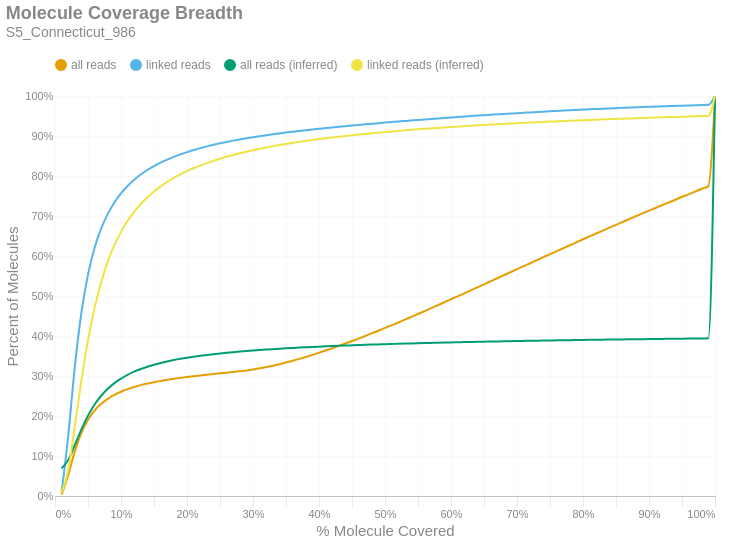

Here is the notebook cell this chart was saved with:
### Markdown cell above
### Molecule Read Coverage
This chart shows molecule coverage breadth as computed by the number of bases aligned to that molecule. In other words, "*how much of each unique long molecule is actually sequenced/aligned?*" Keep in mind there is a distinction between sequences and alignments, since some sequences belonging to a particular molecule may not align well and wouldn't appear in the alignment data. This chart also shows molecule coverage breadth as computed by the *inferred fragment* from which the aligned sequences originate. Unlike read coverage, this calculation takes into account the total insert size, including unsequenced gaps between the forward and reverse reads. Like the previous figures, these are cumulative percents.

### Code cell
if SKIPLR:
    print_html(f"Skipped")
else:
    binned_df = consolidated_hist(valids['coverage_bp'], mask, 0.01, True)
    binned_df_inf = consolidated_hist(valids['coverage_inserts'], mask, 0.01, True)
    binned_df = binned_df.with_columns(pl.lit(binned_df_inf['all reads (cumsum)']).alias('all reads (inferred)'))
    binned_df = binned_df.with_columns(pl.lit(binned_df_inf['linked reads (cumsum)']).alias('linked reads (inferred)'))
    binned_df = binned_df.with_columns(
        (pl.col('bin').cast(pl.Float64) + 0.01).alias('right_edge')
    )

    with SafeRender(binned_df):
        (
            density_plot(binned_df, 'Molecule Coverage Breadth', samplename, 'molcov', ['all reads (inferred)','linked reads (inferred)'])
            .encode(
                #x=alt.X('bin:Q', title="% Molecule Covered").axis(format = '%').scale(padding=0),
                x=alt.X('right_edge:Q', title="% Molecule Covered").axis(format='%').scale(padding=0),
                y=alt.Y('value:Q', title='Percent of Molecules')
                    .axis(format='%')
                    .stack(False)
                    .scale(domainMin=0, padding=0),
                color=alt.Color("key:N").scale(domain = ["all reads", "linked reads", "all reads (inferred)", "linked reads (inferred)"]),
                tooltip = [
                    alt.Tooltip("key:N", title = "Data Type"),
                    alt.Tooltip("range_label:N", title="% Molecule Covered"),
                    alt.Tooltip("value:Q", format = ".2%", title="% Molecules")
                ]
            )
        ).display()

### Figure 1 — Vega-Lite specification as saved in the notebook (floating-point values rounded to 4 significant figures)
{"width": "container", "height": 400, "config": {"title": {"anchor": "start", "dy": -15, "fontSize": 18, "color": "#888888", "subtitleColor": "#888888", "subtitleFontSize": 14}, "arc": {"fill": "#0072B2"}, "axis": {"domainColor": "#888888", "domainWidth": 0.5, "gridWidth": 0.2, "grid": false, "titleFontWeight": 400, "titleFontSize": 15, "labelFontSize": 11, "labelColor": "#888888", "tickColor": "#888888", "tickWidth": 0.2, "titleColor": "#888888"}, "axisBand": {"grid": false}, "axisX": {"grid": true, "tickSize": 10, "domainCap": "round"}, "axisY": {"domain": false, "grid": true, "tickSize": 0, "domainCap": "round"}, "background": "transparent", "header": {"labelFontSize": 15, "labelColor": "#888888", "titleFontSize": 15, "titleFontWeight": 600, "titleColor": "#888888"}, "legend": {"labelFont": "sans-serif", "labelFontSize": 12, "labelColor": "#888888", "symbolSize": 100, "symbolType": "circle", "titleFontSize": 12, "titlePadding": 10, "titleColor": "#888888", "title": null, "orient": "top"}, "range": {"category": ["#E69F00", "#56B4E9", "#009E73", "#F0E442", "#0072B2", "#D55E00", "#CC79A7", "#000000"], "diverging": ["#cfe8f3", "#a2d4ec", "#73bfe2", "#46abdb", "#1696d2", "#12719e"]}, "area": {"fill": "#0072B2", "fillOpacity": 0.7, "line": true, "strokeOpacity": 0.7}, "line": {"color": "#0072B2", "stroke": "#0072B2", "strokeWidth": 2}, "trail": {"color": "#0072B2", "stroke": "#0072B2", "strokeWidth": 0, "size": 1}, "point": {"filled": true, "fillOpacity": 1.0, "size": 95}, "text": {"color": "#888888", "fontSize": 11, "align": "right", "fontWeight": 400, "size": 11}, "bar": {"fill": "#0072B2", "stroke": null}, "view": {"stroke": null, "continuousWidth": 660, "continuousHeight": 400}}, "data": {"name": "data-cbc531e9944ed2c96788bb818bc5a095"}, "mark": {"type": "line", "interpolate": "monotone", "point": {"opacity": 0, "size": 275}}, "encoding": {"color": {"field": "key", "scale": {"domain": ["all reads", "linked reads", "all reads (inferred)", "linked reads (inferred)"]}, "type": "nominal"}, "tooltip": [{"field": "key", "title": "Data Type", "type": "nominal"}, {"field": "range_label", "title": "% Molecule Covered", "type": "nominal"}, {"field": "value", "format": ".2%", "title": "% Molecules", "type": "quantitative"}], "x": {"axis": {"format": "%"}, "field": "right_edge", "scale": {"padding": 0}, "title": "% Molecule Covered", "type": "quantitative"}, "y": {"axis": {"format": "%"}, "field": "value", "scale": {"domainMin": 0, "padding": 0}, "stack": false, "title": "Percent of Molecules", "type": "quantitative"}}, "params": [{"name": "param_c36ac31b6afebe62", "select": {"type": "point", "fields": ["key"]}, "bind": "legend"}], "title": {"text": "Molecule Coverage Breadth", "subtitle": "S5_Connecticut_986"}, "transform": [{"fold": ["all reads (cumsum)", "linked reads (cumsum)", "all reads (inferred)", "linked reads (inferred)"]}, {"calculate": "replace(datum.key, ' (cumsum)', '')", "as": "key"}, {"filter": {"param": "param_c36ac31b6afebe62"}}], "usermeta": {"embedOptions": {"downloadFileName": "S5_Connecticut_986.molcov"}}, "$schema": "https://vega.github.io/schema/vega-lite/v6.1.0.json", "datasets": {"data-cbc531e9944ed2c96788bb818bc5a095": [{"bin": "0.0", "interval": "0.0-0.01", "all reads": 0.00362, "linked reads": 0.009526, "all reads (cumsum)": 0.00362, "linked reads (cumsum)": 0.009526, "range_label": "0.0-0.01", "all reads (inferred)": 0.06962, "linked reads (inferred)": 0.008177, "right_edge": 0.01}, {"bin": "0.01", "interval": "0.01-0.02", "all reads": 0.04858, "linked reads": 0.1402, "all reads (cumsum)": 0.0522, "linked reads (cumsum)": 0.1498, "range_label": "0.01-0.02", "all reads (inferred)": 0.08968, "linked reads (inferred)": 0.06468, "right_edge": 0.02}, {"bin": "0.02", "interval": "0.02-0.03", "all reads": 0.05939, "linked reads": 0.1732, "all reads (cumsum)": 0.1116, "linked reads (cumsum)": 0.3229, "range_label": "0.02-0.03", "all reads (inferred)": 0.1275, "linked reads (inferred)": 0.1744, "right_edge": 0.03}, {"bin": "0.03", "interval": "0.03-0.04", "all reads": 0.04636, "linked reads": 0.1352, "all reads (cumsum)": 0.158, "linked reads (cumsum)": 0.4582, "range_label": "0.03-0.04", "all reads (inferred)": 0.1667, "linked reads (inferred)": 0.289, "right_edge": 0.04}, {"bin": "0.04", "interval": "0.04-0.05", "all reads": 0.03271, "linked reads": 0.09533, "all reads (cumsum)": 0.1907, "linked reads (cumsum)": 0.5535, "range_label": "0.04-0.05", "all reads (inferred)": 0.201, "linked reads (inferred)": 0.3894, "right_edge": 0.05}, {"bin": "0.05", "interval": "0.05-0.06", "all reads": 0.02312, "linked reads": 0.06721, "all reads (cumsum)": 0.2138, "linked reads (cumsum)": 0.6207, "range_label": "0.05-0.06", "all reads (inferred)": 0.2287, "linked reads (inferred)": 0.4704, "right_edge": 0.06}, {"bin": "0.06", "interval": "0.06-0.07", "all reads": 0.01663, "linked reads": 0.04829, "all reads (cumsum)": 0.2304, "linked reads (cumsum)": 0.669, "range_label": "0.06-0.07", "all reads (inferred)": 0.2507, "linked reads (inferred)": 0.5347, "right_edge": 0.07}, {"bin": "0.07", "interval": "0.07-0.08", "all reads": 0.01256, "linked reads": 0.03637, "all reads (cumsum)": 0.243, "linked reads (cumsum)": 0.7054, "range_label": "0.07-0.08", "all reads (inferred)": 0.2681, "linked reads (inferred)": 0.5858, "right_edge": 0.08}, {"bin": "0.08", "interval": "0.08-0.09", "all reads": 0.009799, "linked reads": 0.02835, "all reads (cumsum)": 0.2528, "linked reads (cumsum)": 0.7337, "range_label": "0.08-0.09", "all reads (inferred)": 0.2822, "linked reads (inferred)": 0.6272, "right_edge": 0.09}, {"bin": "0.09", "interval": "0.09-0.1", "all reads": 0.007932, "linked reads": 0.02283, "all reads (cumsum)": 0.2607, "linked reads (cumsum)": 0.7565, "range_label": "0.09-0.1", "all reads (inferred)": 0.2936, "linked reads (inferred)": 0.6603, "right_edge": 0.1}, {"bin": "0.1", "interval": "0.1-0.11", "all reads": 0.006488, "linked reads": 0.01859, "all reads (cumsum)": 0.2672, "linked reads (cumsum)": 0.7751, "range_label": "0.1-0.11", "all reads (inferred)": 0.303, "linked reads (inferred)": 0.6879, "right_edge": 0.11}, {"bin": "0.11", "interval": "0.11-0.12", "all reads": 0.005367, "linked reads": 0.01534, "all reads (cumsum)": 0.2726, "linked reads (cumsum)": 0.7905, "range_label": "0.11-0.12", "all reads (inferred)": 0.3108, "linked reads (inferred)": 0.7107, "right_edge": 0.12}, {"bin": "0.12", "interval": "0.12-0.13", "all reads": 0.004621, "linked reads": 0.01321, "all reads (cumsum)": 0.2772, "linked reads (cumsum)": 0.8037, "range_label": "0.12-0.13", "all reads (inferred)": 0.3175, "linked reads (inferred)": 0.73, "right_edge": 0.13}, {"bin": "0.13", "interval": "0.13-0.14", "all reads": 0.003987, "linked reads": 0.01132, "all reads (cumsum)": 0.2812, "linked reads (cumsum)": 0.815, "range_label": "0.13-0.14", "all reads (inferred)": 0.3232, "linked reads (inferred)": 0.7467, "right_edge": 0.14}, {"bin": "0.14", "interval": "0.14-0.15", "all reads": 0.003435, "linked reads": 0.009711, "all reads (cumsum)": 0.2846, "linked reads (cumsum)": 0.8247, "range_label": "0.14-0.15", "all reads (inferred)": 0.3282, "linked reads (inferred)": 0.7613, "right_edge": 0.15}, {"bin": "0.15", "interval": "0.15-0.16", "all reads": 0.003062, "linked reads": 0.008586, "all reads (cumsum)": 0.2877, "linked reads (cumsum)": 0.8333, "range_label": "0.15-0.16", "all reads (inferred)": 0.3326, "linked reads (inferred)": 0.774, "right_edge": 0.16}, {"bin": "0.16", "interval": "0.16-0.17", "all reads": 0.002751, "linked reads": 0.007625, "all reads (cumsum)": 0.2904, "linked reads (cumsum)": 0.8409, "range_label": "0.16-0.17", "all reads (inferred)": 0.3364, "linked reads (inferred)": 0.7852, "right_edge": 0.17}, {"bin": "0.17", "interval": "0.17-0.18", "all reads": 0.002516, "linked reads": 0.006859, "all reads (cumsum)": 0.2929, "linked reads (cumsum)": 0.8478, "range_label": "0.17-0.18", "all reads (inferred)": 0.3398, "linked reads (inferred)": 0.7952, "right_edge": 0.18}, {"bin": "0.18", "interval": "0.18-0.19", "all reads": 0.002367, "linked reads": 0.006282, "all reads (cumsum)": 0.2953, "linked reads (cumsum)": 0.854, "range_label": "0.18-0.19", "all reads (inferred)": 0.3429, "linked reads (inferred)": 0.8041, "right_edge": 0.19}, {"bin": "0.19", "interval": "0.19-0.2", "all reads": 0.002198, "linked reads": 0.005757, "all reads (cumsum)": 0.2975, "linked reads (cumsum)": 0.8598, "range_label": "0.19-0.2", "all reads (inferred)": 0.3457, "linked reads (inferred)": 0.8122, "right_edge": 0.2}, {"bin": "0.2", "interval": "0.2-0.21", "all reads": 0.00202, "linked reads": 0.005132, "all reads (cumsum)": 0.2995, "linked reads (cumsum)": 0.8649, "range_label": "0.2-0.21", "all reads (inferred)": 0.3482, "linked reads (inferred)": 0.8194, "right_edge": 0.21}, {"bin": "0.21", "interval": "0.21-0.22", "all reads": 0.001927, "linked reads": 0.004753, "all reads (cumsum)": 0.3014, "linked reads (cumsum)": 0.8697, "range_label": "0.21-0.22", "all reads (inferred)": 0.3505, "linked reads (inferred)": 0.8261, "right_edge": 0.22}, {"bin": "0.22", "interval": "0.22-0.23", "all reads": 0.001809, "linked reads": 0.004313, "all reads (cumsum)": 0.3033, "linked reads (cumsum)": 0.874, "range_label": "0.22-0.23", "all reads (inferred)": 0.3526, "linked reads (inferred)": 0.8322, "right_edge": 0.23}, {"bin": "0.23", "interval": "0.23-0.24", "all reads": 0.001766, "linked reads": 0.00406, "all reads (cumsum)": 0.305, "linked reads (cumsum)": 0.8781, "range_label": "0.23-0.24", "all reads (inferred)": 0.3546, "linked reads (inferred)": 0.8379, "right_edge": 0.24}, {"bin": "0.24", "interval": "0.24-0.25", "all reads": 0.001722, "linked reads": 0.003754, "all reads (cumsum)": 0.3067, "linked reads (cumsum)": 0.8818, "range_label": "0.24-0.25", "all reads (inferred)": 0.3564, "linked reads (inferred)": 0.8432, "right_edge": 0.25}, {"bin": "0.25", "interval": "0.25-0.26", "all reads": 0.001653, "linked reads": 0.003433, "all reads (cumsum)": 0.3084, "linked reads (cumsum)": 0.8852, "range_label": "0.25-0.26", "all reads (inferred)": 0.3581, "linked reads (inferred)": 0.8481, "right_edge": 0.26}, {"bin": "0.26", "interval": "0.26-0.27", "all reads": 0.001693, "linked reads": 0.003206, "all reads (cumsum)": 0.3101, "linked reads (cumsum)": 0.8885, "range_label": "0.26-0.27", "all reads (inferred)": 0.3596, "linked reads (inferred)": 0.8526, "right_edge": 0.27}, {"bin": "0.27", "interval": "0.27-0.28", "all reads": 0.001783, "linked reads": 0.003032, "all reads (cumsum)": 0.3119, "linked reads (cumsum)": 0.8915, "range_label": "0.27-0.28", "all reads (inferred)": 0.3611, "linked reads (inferred)": 0.8569, "right_edge": 0.28}, {"bin": "0.28", "interval": "0.28-0.29", "all reads": 0.00207, "linked reads": 0.002899, "all reads (cumsum)": 0.3139, "linked reads (cumsum)": 0.8944, "range_label": "0.28-0.29", "all reads (inferred)": 0.3625, "linked reads (inferred)": 0.8608, "right_edge": 0.29}, {"bin": "0.29", "interval": "0.29-0.3", "all reads": 0.002449, "linked reads": 0.002718, "all reads (cumsum)": 0.3164, "linked reads (cumsum)": 0.8971, "range_label": "0.29-0.3", "all reads (inferred)": 0.3637, "linked reads (inferred)": 0.8645, "right_edge": 0.3}, {"bin": "0.3", "interval": "0.3-0.31", "all reads": 0.002764, "linked reads": 0.002515, "all reads (cumsum)": 0.3192, "linked reads (cumsum)": 0.8996, "range_label": "0.3-0.31", "all reads (inferred)": 0.3649, "linked reads (inferred)": 0.8679, "right_edge": 0.31}, {"bin": "0.31", "interval": "0.31-0.32", "all reads": 0.00317, "linked reads": 0.002396, "all reads (cumsum)": 0.3223, "linked reads (cumsum)": 0.902, "range_label": "0.31-0.32", "all reads (inferred)": 0.3661, "linked reads (inferred)": 0.8712, "right_edge": 0.32}, {"bin": "0.32", "interval": "0.32-0.33", "all reads": 0.003499, "linked reads": 0.002319, "all reads (cumsum)": 0.3258, "linked reads (cumsum)": 0.9043, "range_label": "0.32-0.33", "all reads (inferred)": 0.3672, "linked reads (inferred)": 0.8744, "right_edge": 0.33}, {"bin": "0.33", "interval": "0.33-0.34", "all reads": 0.003777, "linked reads": 0.002154, "all reads (cumsum)": 0.3296, "linked reads (cumsum)": 0.9065, "range_label": "0.33-0.34", "all reads (inferred)": 0.3682, "linked reads (inferred)": 0.8774, "right_edge": 0.34}, {"bin": "0.34", "interval": "0.34-0.35", "all reads": 0.004097, "linked reads": 0.00211, "all reads (cumsum)": 0.3337, "linked reads (cumsum)": 0.9086, "range_label": "0.34-0.35", "all reads (inferred)": 0.3692, "linked reads (inferred)": 0.8801, "right_edge": 0.35}, {"bin": "0.35", "interval": "0.35-0.36", "all reads": 0.00438, "linked reads": 0.002073, "all reads (cumsum)": 0.3381, "linked reads (cumsum)": 0.9107, "range_label": "0.35-0.36", "all reads (inferred)": 0.3701, "linked reads (inferred)": 0.8828, "right_edge": 0.36}, {"bin": "0.36", "interval": "0.36-0.37", "all reads": 0.004661, "linked reads": 0.001888, "all reads (cumsum)": 0.3427, "linked reads (cumsum)": 0.9126, "range_label": "0.36-0.37", "all reads (inferred)": 0.371, "linked reads (inferred)": 0.8853, "right_edge": 0.37}, {"bin": "0.37", "interval": "0.37-0.38", "all reads": 0.004964, "linked reads": 0.001898, "all reads (cumsum)": 0.3477, "linked reads (cumsum)": 0.9145, "range_label": "0.37-0.38", "all reads (inferred)": 0.3718, "linked reads (inferred)": 0.8877, "right_edge": 0.38}, {"bin": "0.38", "interval": "0.38-0.39", "all reads": 0.005131, "linked reads": 0.001853, "all reads (cumsum)": 0.3528, "linked reads (cumsum)": 0.9163, "range_label": "0.38-0.39", "all reads (inferred)": 0.3726, "linked reads (inferred)": 0.89, "right_edge": 0.39}, {"bin": "0.39", "interval": "0.39-0.4", "all reads": 0.005396, "linked reads": 0.001755, "all reads (cumsum)": 0.3582, "linked reads (cumsum)": 0.9181, "range_label": "0.39-0.4", "all reads (inferred)": 0.3734, "linked reads (inferred)": 0.8922, "right_edge": 0.4}, {"bin": "0.4", "interval": "0.4-0.41", "all reads": 0.005416, "linked reads": 0.001639, "all reads (cumsum)": 0.3636, "linked reads (cumsum)": 0.9197, "range_label": "0.4-0.41", "all reads (inferred)": 0.3741, "linked reads (inferred)": 0.8943, "right_edge": 0.41}, {"bin": "0.41", "interval": "0.41-0.42", "all reads": 0.00568, "linked reads": 0.001677, "all reads (cumsum)": 0.3693, "linked reads (cumsum)": 0.9214, "range_label": "0.41-0.42", "all reads (inferred)": 0.3748, "linked reads (inferred)": 0.8964, "right_edge": 0.42}, {"bin": "0.42", "interval": "0.42-0.43", "all reads": 0.005893, "linked reads": 0.00165, "all reads (cumsum)": 0.3752, "linked reads (cumsum)": 0.923, "range_label": "0.42-0.43", "all reads (inferred)": 0.3755, "linked reads (inferred)": 0.8983, "right_edge": 0.43}, {"bin": "0.43", "interval": "0.43-0.44", "all reads": 0.005963, "linked reads": 0.001555, "all reads (cumsum)": 0.3812, "linked reads (cumsum)": 0.9246, "range_label": "0.43-0.44", "all reads (inferred)": 0.3761, "linked reads (inferred)": 0.9001, "right_edge": 0.44}, {"bin": "0.44", "interval": "0.44-0.45", "all reads": 0.006184, "linked reads": 0.001532, "all reads (cumsum)": 0.3874, "linked reads (cumsum)": 0.9261, "range_label": "0.44-0.45", "all reads (inferred)": 0.3767, "linked reads (inferred)": 0.9019, "right_edge": 0.45}, {"bin": "0.45", "interval": "0.45-0.46", "all reads": 0.006224, "linked reads": 0.001529, "all reads (cumsum)": 0.3936, "linked reads (cumsum)": 0.9276, "range_label": "0.45-0.46", "all reads (inferred)": 0.3773, "linked reads (inferred)": 0.9036, "right_edge": 0.46}, {"bin": "0.46", "interval": "0.46-0.47", "all reads": 0.006411, "linked reads": 0.001521, "all reads (cumsum)": 0.4, "linked reads (cumsum)": 0.9292, "range_label": "0.46-0.47", "all reads (inferred)": 0.3779, "linked reads (inferred)": 0.9053, "right_edge": 0.47}, {"bin": "0.47", "interval": "0.47-0.48", "all reads": 0.006679, "linked reads": 0.001465, "all reads (cumsum)": 0.4067, "linked reads (cumsum)": 0.9306, "range_label": "0.47-0.48", "all reads (inferred)": 0.3785, "linked reads (inferred)": 0.9069, "right_edge": 0.48}, {"bin": "0.48", "interval": "0.48-0.49", "all reads": 0.00642, "linked reads": 0.001415, "all reads (cumsum)": 0.4131, "linked reads (cumsum)": 0.932, "range_label": "0.48-0.49", "all reads (inferred)": 0.379, "linked reads (inferred)": 0.9084, "right_edge": 0.49}, {"bin": "0.49", "interval": "0.49-0.5", "all reads": 0.007273, "linked reads": 0.001426, "all reads (cumsum)": 0.4204, "linked reads (cumsum)": 0.9335, "range_label": "0.49-0.5", "all reads (inferred)": 0.3795, "linked reads (inferred)": 0.9099, "right_edge": 0.5}, {"bin": "0.5", "interval": "0.5-0.51", "all reads": 0.006311, "linked reads": 0.001358, "all reads (cumsum)": 0.4267, "linked reads (cumsum)": 0.9348, "range_label": "0.5-0.51", "all reads (inferred)": 0.38, "linked reads (inferred)": 0.9113, "right_edge": 0.51}, {"bin": "0.51", "interval": "0.51-0.52", "all reads": 0.00715, "linked reads": 0.001384, "all reads (cumsum)": 0.4338, "linked reads (cumsum)": 0.9362, "range_label": "0.51-0.52", "all reads (inferred)": 0.3806, "linked reads (inferred)": 0.9128, "right_edge": 0.52}, {"bin": "0.52", "interval": "0.52-0.53", "all reads": 0.006962, "linked reads": 0.001342, "all reads (cumsum)": 0.4408, "linked reads (cumsum)": 0.9376, "range_label": "0.52-0.53", "all reads (inferred)": 0.381, "linked reads (inferred)": 0.9142, "right_edge": 0.53}, {"bin": "0.53", "interval": "0.53-0.54", "all reads": 0.007184, "linked reads": 0.001339, "all reads (cumsum)": 0.448, "linked reads (cumsum)": 0.9389, "range_label": "0.53-0.54", "all reads (inferred)": 0.3815, "linked reads (inferred)": 0.9155, "right_edge": 0.54}, {"bin": "0.54", "interval": "0.54-0.55", "all reads": 0.007116, "linked reads": 0.001328, "all reads (cumsum)": 0.4551, "linked reads (cumsum)": 0.9402, "range_label": "0.54-0.55", "all reads (inferred)": 0.3819, "linked reads (inferred)": 0.9167, "right_edge": 0.55}, {"bin": "0.55", "interval": "0.55-0.56", "all reads": 0.007291, "linked reads": 0.001288, "all reads (cumsum)": 0.4624, "linked reads (cumsum)": 0.9415, "range_label": "0.55-0.56", "all reads (inferred)": 0.3824, "linked reads (inferred)": 0.9179, "right_edge": 0.56}, {"bin": "0.56", "interval": "0.56-0.57", "all reads": 0.007299, "linked reads": 0.001242, "all reads (cumsum)": 0.4697, "linked reads (cumsum)": 0.9428, "range_label": "0.56-0.57", "all reads (inferred)": 0.3828, "linked reads (inferred)": 0.9191, "right_edge": 0.57}, {"bin": "0.57", "interval": "0.57-0.58", "all reads": 0.007249, "linked reads": 0.001221, "all reads (cumsum)": 0.4769, "linked reads (cumsum)": 0.944, "range_label": "0.57-0.58", "all reads (inferred)": 0.3832, "linked reads (inferred)": 0.9202, "right_edge": 0.58}, {"bin": "0.58", "interval": "0.58-0.59", "all reads": 0.007395, "linked reads": 0.001198, "all reads (cumsum)": 0.4843, "linked reads (cumsum)": 0.9452, "range_label": "0.58-0.59", "all reads (inferred)": 0.3836, "linked reads (inferred)": 0.9214, "right_edge": 0.59}, {"bin": "0.59", "interval": "0.59-0.6", "all reads": 0.007653, "linked reads": 0.001239, "all reads (cumsum)": 0.492, "linked reads (cumsum)": 0.9464, "range_label": "0.59-0.6", "all reads (inferred)": 0.384, "linked reads (inferred)": 0.9225, "right_edge": 0.6}, {"bin": "0.6", "interval": "0.6-0.61", "all reads": 0.007177, "linked reads": 0.001144, "all reads (cumsum)": 0.4992, "linked reads (cumsum)": 0.9476, "range_label": "0.6-0.61", "all reads (inferred)": 0.3844, "linked reads (inferred)": 0.9235, "right_edge": 0.61}, {"bin": "0.61", "interval": "0.61-0.62", "all reads": 0.00757, "linked reads": 0.001147, "all reads (cumsum)": 0.5067, "linked reads (cumsum)": 0.9487, "range_label": "0.61-0.62", "all reads (inferred)": 0.3847, "linked reads (inferred)": 0.9246, "right_edge": 0.62}, {"bin": "0.62", "interval": "0.62-0.63", "all reads": 0.007445, "linked reads": 0.001142, "all reads (cumsum)": 0.5142, "linked reads (cumsum)": 0.9498, "range_label": "0.62-0.63", "all reads (inferred)": 0.3851, "linked reads (inferred)": 0.9256, "right_edge": 0.63}, {"bin": "0.63", "interval": "0.63-0.64", "all reads": 0.007485, "linked reads": 0.001118, "all reads (cumsum)": 0.5217, "linked reads (cumsum)": 0.951, "range_label": "0.63-0.64", "all reads (inferred)": 0.3854, "linked reads (inferred)": 0.9266, "right_edge": 0.64}, {"bin": "0.64", "interval": "0.64-0.65", "all reads": 0.007467, "linked reads": 0.001072, "all reads (cumsum)": 0.5291, "linked reads (cumsum)": 0.952, "range_label": "0.64-0.65", "all reads (inferred)": 0.3858, "linked reads (inferred)": 0.9275, "right_edge": 0.65}, {"bin": "0.65", "interval": "0.65-0.66", "all reads": 0.007795, "linked reads": 0.001034, "all reads (cumsum)": 0.5369, "linked reads (cumsum)": 0.9531, "range_label": "0.65-0.66", "all reads (inferred)": 0.3861, "linked reads (inferred)": 0.9285, "right_edge": 0.66}, {"bin": "0.66", "interval": "0.66-0.67", "all reads": 0.007425, "linked reads": 0.001027, "all reads (cumsum)": 0.5443, "linked reads (cumsum)": 0.9541, "range_label": "0.66-0.67", "all reads (inferred)": 0.3864, "linked reads (inferred)": 0.9294, "right_edge": 0.67}, {"bin": "0.67", "interval": "0.67-0.68", "all reads": 0.007604, "linked reads": 0.001043, "all reads (cumsum)": 0.5519, "linked reads (cumsum)": 0.9551, "range_label": "0.67-0.68", "all reads (inferred)": 0.3868, "linked reads (inferred)": 0.9302, "right_edge": 0.68}, {"bin": "0.68", "interval": "0.68-0.69", "all reads": 0.007473, "linked reads": 0.0009938, "all reads (cumsum)": 0.5594, "linked reads (cumsum)": 0.9561, "range_label": "0.68-0.69", "all reads (inferred)": 0.3871, "linked reads (inferred)": 0.9311, "right_edge": 0.69}, {"bin": "0.69", "interval": "0.69-0.7", "all reads": 0.007633, "linked reads": 0.001009, "all reads (cumsum)": 0.5671, "linked reads (cumsum)": 0.9571, "range_label": "0.69-0.7", "all reads (inferred)": 0.3874, "linked reads (inferred)": 0.9319, "right_edge": 0.7}, {"bin": "0.7", "interval": "0.7-0.71", "all reads": 0.007426, "linked reads": 0.0009217, "all reads (cumsum)": 0.5745, "linked reads (cumsum)": 0.9581, "range_label": "0.7-0.71", "all reads (inferred)": 0.3877, "linked reads (inferred)": 0.9328, "right_edge": 0.71}, {"bin": "0.71", "interval": "0.71-0.72", "all reads": 0.007481, "linked reads": 0.0009443, "all reads (cumsum)": 0.582, "linked reads (cumsum)": 0.959, "range_label": "0.71-0.72", "all reads (inferred)": 0.388, "linked reads (inferred)": 0.9336, "right_edge": 0.72}, {"bin": "0.72", "interval": "0.72-0.73", "all reads": 0.007597, "linked reads": 0.0009062, "all reads (cumsum)": 0.5896, "linked reads (cumsum)": 0.9599, "range_label": "0.72-0.73", "all reads (inferred)": 0.3882, "linked reads (inferred)": 0.9344, "right_edge": 0.73}, {"bin": "0.73", "interval": "0.73-0.74", "all reads": 0.007405, "linked reads": 0.0009157, "all reads (cumsum)": 0.597, "linked reads (cumsum)": 0.9608, "range_label": "0.73-0.74", "all reads (inferred)": 0.3885, "linked reads (inferred)": 0.9352, "right_edge": 0.74}, {"bin": "0.74", "interval": "0.74-0.75", "all reads": 0.007819, "linked reads": 0.0009348, "all reads (cumsum)": 0.6048, "linked reads (cumsum)": 0.9618, "range_label": "0.74-0.75", "all reads (inferred)": 0.3888, "linked reads (inferred)": 0.936, "right_edge": 0.75}, {"bin": "0.75", "interval": "0.75-0.76", "all reads": 0.00723, "linked reads": 0.000855, "all reads (cumsum)": 0.612, "linked reads (cumsum)": 0.9626, "range_label": "0.75-0.76", "all reads (inferred)": 0.3891, "linked reads (inferred)": 0.9367, "right_edge": 0.76}, {"bin": "0.76", "interval": "0.76-0.77", "all reads": 0.007366, "linked reads": 0.0008895, "all reads (cumsum)": 0.6194, "linked reads (cumsum)": 0.9635, "range_label": "0.76-0.77", "all reads (inferred)": 0.3893, "linked reads (inferred)": 0.9375, "right_edge": 0.77}, {"bin": "0.77", "interval": "0.77-0.78", "all reads": 0.007457, "linked reads": 0.0008603, "all reads (cumsum)": 0.6268, "linked reads (cumsum)": 0.9644, "range_label": "0.77-0.78", "all reads (inferred)": 0.3896, "linked reads (inferred)": 0.9382, "right_edge": 0.78}, {"bin": "0.78", "interval": "0.78-0.79", "all reads": 0.007305, "linked reads": 0.0007972, "all reads (cumsum)": 0.6341, "linked reads (cumsum)": 0.9652, "range_label": "0.78-0.79", "all reads (inferred)": 0.3899, "linked reads (inferred)": 0.9389, "right_edge": 0.79}, {"bin": "0.79", "interval": "0.79-0.8", "all reads": 0.007756, "linked reads": 0.0008395, "all reads (cumsum)": 0.6419, "linked reads (cumsum)": 0.966, "range_label": "0.79-0.8", "all reads (inferred)": 0.3901, "linked reads (inferred)": 0.9396, "right_edge": 0.8}, {"bin": "0.8", "interval": "0.8-0.81", "all reads": 0.007057, "linked reads": 0.0007316, "all reads (cumsum)": 0.649, "linked reads (cumsum)": 0.9667, "range_label": "0.8-0.81", "all reads (inferred)": 0.3904, "linked reads (inferred)": 0.9403, "right_edge": 0.81}, {"bin": "0.81", "interval": "0.81-0.82", "all reads": 0.007219, "linked reads": 0.0007501, "all reads (cumsum)": 0.6562, "linked reads (cumsum)": 0.9675, "range_label": "0.81-0.82", "all reads (inferred)": 0.3906, "linked reads (inferred)": 0.9409, "right_edge": 0.82}, {"bin": "0.82", "interval": "0.82-0.83", "all reads": 0.007379, "linked reads": 0.0007543, "all reads (cumsum)": 0.6636, "linked reads (cumsum)": 0.9682, "range_label": "0.82-0.83", "all reads (inferred)": 0.3908, "linked reads (inferred)": 0.9415, "right_edge": 0.83}, {"bin": "0.83", "interval": "0.83-0.84", "all reads": 0.007222, "linked reads": 0.0007042, "all reads (cumsum)": 0.6708, "linked reads (cumsum)": 0.9689, "range_label": "0.83-0.84", "all reads (inferred)": 0.3911, "linked reads (inferred)": 0.9422, "right_edge": 0.84}, {"bin": "0.84", "interval": "0.84-0.85", "all reads": 0.007128, "linked reads": 0.0007275, "all reads (cumsum)": 0.6779, "linked reads (cumsum)": 0.9697, "range_label": "0.84-0.85", "all reads (inferred)": 0.3913, "linked reads (inferred)": 0.9428, "right_edge": 0.85}, {"bin": "0.85", "interval": "0.85-0.86", "all reads": 0.007253, "linked reads": 0.0007179, "all reads (cumsum)": 0.6852, "linked reads (cumsum)": 0.9704, "range_label": "0.85-0.86", "all reads (inferred)": 0.3915, "linked reads (inferred)": 0.9434, "right_edge": 0.86}, {"bin": "0.86", "interval": "0.86-0.87", "all reads": 0.007009, "linked reads": 0.0006607, "all reads (cumsum)": 0.6922, "linked reads (cumsum)": 0.9711, "range_label": "0.86-0.87", "all reads (inferred)": 0.3917, "linked reads (inferred)": 0.944, "right_edge": 0.87}, {"bin": "0.87", "interval": "0.87-0.88", "all reads": 0.007193, "linked reads": 0.0006739, "all reads (cumsum)": 0.6994, "linked reads (cumsum)": 0.9717, "range_label": "0.87-0.88", "all reads (inferred)": 0.392, "linked reads (inferred)": 0.9446, "right_edge": 0.88}, {"bin": "0.88", "interval": "0.88-0.89", "all reads": 0.007025, "linked reads": 0.0006536, "all reads (cumsum)": 0.7064, "linked reads (cumsum)": 0.9724, "range_label": "0.88-0.89", "all reads (inferred)": 0.3922, "linked reads (inferred)": 0.9451, "right_edge": 0.89}, {"bin": "0.89", "interval": "0.89-0.9", "all reads": 0.007081, "linked reads": 0.0006047, "all reads (cumsum)": 0.7135, "linked reads (cumsum)": 0.973, "range_label": "0.89-0.9", "all reads (inferred)": 0.3924, "linked reads (inferred)": 0.9457, "right_edge": 0.9}, {"bin": "0.9", "interval": "0.9-0.91", "all reads": 0.006612, "linked reads": 0.0005726, "all reads (cumsum)": 0.7201, "linked reads (cumsum)": 0.9736, "range_label": "0.9-0.91", "all reads (inferred)": 0.3926, "linked reads (inferred)": 0.9462, "right_edge": 0.91}, {"bin": "0.91", "interval": "0.91-0.92", "all reads": 0.007476, "linked reads": 0.0006083, "all reads (cumsum)": 0.7276, "linked reads (cumsum)": 0.9742, "range_label": "0.91-0.92", "all reads (inferred)": 0.3928, "linked reads (inferred)": 0.9467, "right_edge": 0.92}, {"bin": "0.92", "interval": "0.92-0.93", "all reads": 0.006253, "linked reads": 0.000538, "all reads (cumsum)": 0.7338, "linked reads (cumsum)": 0.9747, "range_label": "0.92-0.93", "all reads (inferred)": 0.393, "linked reads (inferred)": 0.9472, "right_edge": 0.93}, {"bin": "0.93", "interval": "0.93-0.94", "all reads": 0.006898, "linked reads": 0.0005541, "all reads (cumsum)": 0.7407, "linked reads (cumsum)": 0.9753, "range_label": "0.93-0.94", "all reads (inferred)": 0.3931, "linked reads (inferred)": 0.9477, "right_edge": 0.94}, {"bin": "0.94", "interval": "0.94-0.95", "all reads": 0.007344, "linked reads": 0.0005595, "all reads (cumsum)": 0.748, "linked reads (cumsum)": 0.9758, "range_label": "0.94-0.95", "all reads (inferred)": 0.3933, "linked reads (inferred)": 0.9482, "right_edge": 0.95}, {"bin": "0.95", "interval": "0.95-0.96", "all reads": 0.006108, "linked reads": 0.0005231, "all reads (cumsum)": 0.7542, "linked reads (cumsum)": 0.9763, "range_label": "0.95-0.96", "all reads (inferred)": 0.3936, "linked reads (inferred)": 0.9488, "right_edge": 0.96}, {"bin": "0.96", "interval": "0.96-0.97", "all reads": 0.006984, "linked reads": 0.0005231, "all reads (cumsum)": 0.7611, "linked reads (cumsum)": 0.9769, "range_label": "0.96-0.97", "all reads (inferred)": 0.3938, "linked reads (inferred)": 0.9493, "right_edge": 0.97}, {"bin": "0.97", "interval": "0.97-0.98", "all reads": 0.007046, "linked reads": 0.0004623, "all reads (cumsum)": 0.7682, "linked reads (cumsum)": 0.9773, "range_label": "0.97-0.98", "all reads (inferred)": 0.394, "linked reads (inferred)": 0.9498, "right_edge": 0.98}, {"bin": "0.98", "interval": "0.98-0.99", "all reads": 0.006432, "linked reads": 0.0005201, "all reads (cumsum)": 0.7746, "linked reads (cumsum)": 0.9778, "range_label": "0.98-0.99", "all reads (inferred)": 0.3942, "linked reads (inferred)": 0.9502, "right_edge": 0.99}, {"bin": "0.99", "interval": "0.99-1.0", "all reads": 0.2254, "linked reads": 0.02215, "all reads (cumsum)": 1.0, "linked reads (cumsum)": 1.0, "range_label": "0.99-1.0", "all reads (inferred)": 1.0, "linked reads (inferred)": 1.0, "right_edge": 1.0}]}}
